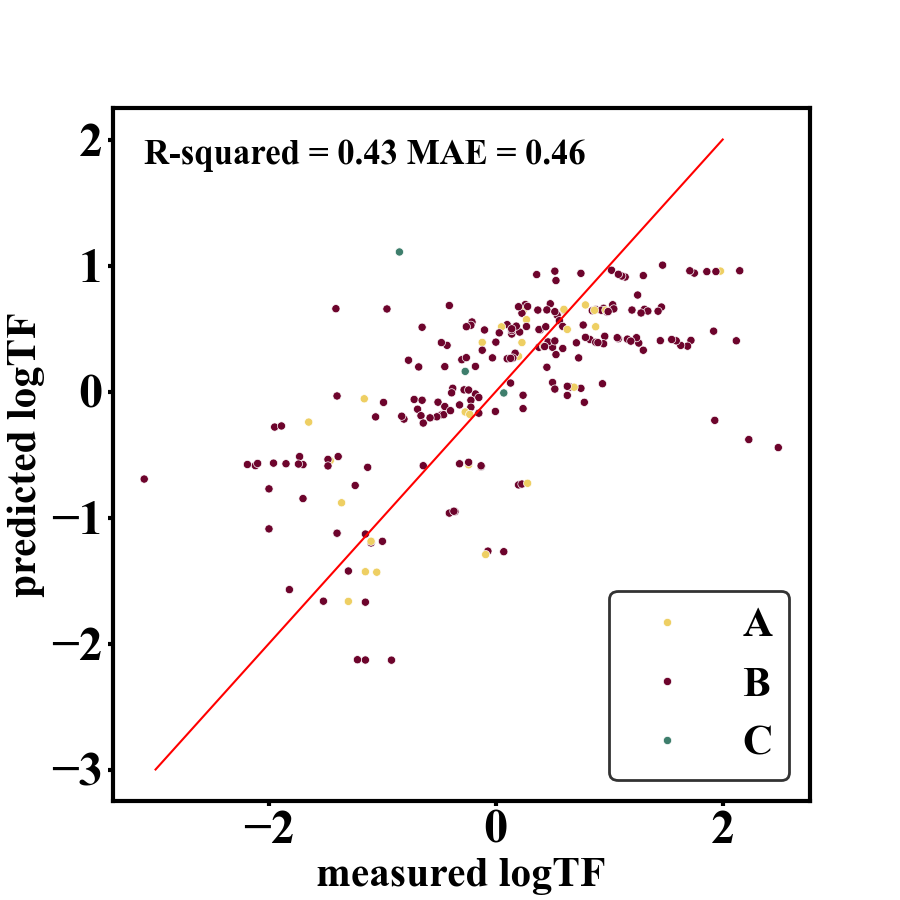

Here is the Python script that generated this plot:
# -*- coding = utf-8 -*-
# @Time :2024/7/5 8:53
# @Author :郎皓东
# @File ：LR.py
# @Software:PyCharm
import scipy
import sklearn.linear_model as LM
import pandas as pd
import numpy as np
import seaborn as sns
import warnings
import matplotlib.pyplot as plt
from matplotlib.font_manager import FontProperties
from sklearn.cluster import KMeans
from sklearn.model_selection import cross_val_score
from sklearn.metrics import r2_score
import matplotlib.font_manager as fm
warnings.filterwarnings("ignore",category=DeprecationWarning)
np.set_printoptions(threshold=np.inf)


pesticide_data=pd.read_excel("../data/data_final.xlsx",sheet_name="pesticide")
pesticide_compound=pesticide_data.loc[:,"Compound"].unique().tolist()
PPCPs_data=pd.read_excel("../data/data_final.xlsx",sheet_name="PPCPs")
PPCPs_compound=PPCPs_data.loc[:,"Compound"].unique().tolist()
other_data=pd.read_excel("../data/data_final.xlsx",sheet_name="other")
other_compound=other_data.loc[:,"Compound"].unique().tolist()

inputX_pesticide=pesticide_data.loc[:,["log RCF","MW（g/mol）","logKow","flipid"]]
inputX_PPCPs=PPCPs_data.loc[:,["log RCF","MW（g/mol）","logKow","flipid"]]
inputX_other=other_data.loc[:,["log RCF","MW（g/mol）","logKow","flipid"]]
inputX=pd.concat([inputX_pesticide,inputX_PPCPs,inputX_other],ignore_index=True)
inputX=scipy.stats.mstats.zscore(inputX)
outputy_pesticide=pesticide_data.loc[:,["log TF"]]
outputy_PPCPs=PPCPs_data.loc[:,["log TF"]]
outputy_other=other_data.loc[:,["log TF"]]
outputy=pd.concat([outputy_pesticide,outputy_PPCPs,outputy_other],ignore_index=True)
X=pd.DataFrame()
X=X.assign(**inputX)
X['logTF']=outputy
modelK=KMeans(n_clusters=3)
modelLM=LM.LinearRegression()
modelLM.fit(inputX,outputy)
pred_y=modelLM.predict(inputX)
modelK.fit(X.values)
pred_label=modelK.labels_
x0=X[pred_label==0]
x1=X[pred_label==1]
x2=X[pred_label==2]


total_id = np.load("../data/sample_index.npy")

ccmap = np.load('../chemical_group.npy')
print(ccmap)
ccmap_shuffle_property = []
for i in total_id:
    ccmap_shuffle_property.append(ccmap[i])

plt.rcParams['font.family'] = 'serif'  # 使用衬线字体
plt.rcParams['font.weight'] = 'bold'   # 设置字体加粗
plt.rcParams['font.serif'] = ['Times New Roman'] # 设置全局字体样式
font = FontProperties()
font.set_size('18')
font.set_family('serif')
font.set_name('Times New Roman')
font.set_weight('bold')
fig = plt.figure(figsize=(9,9))
ax = fig.add_subplot(111)
ax.set_xlabel('measured logTF',fontsize=30,fontproperties=font)
ax.set_ylabel('predicted logTF',fontsize=30,fontproperties=font)
sns.scatterplot(x=np.array(outputy.values.reshape(-1).tolist()).reshape(-1).tolist(),y=pred_y.reshape(-1).tolist(),linewidth=0.5,hue=ccmap_shuffle_property,palette={1:'#6D042C',0:"#EECF63",2:"#3E7E6C"},s=35)

sns.lineplot(x=np.arange(-3.,3.0),y=np.arange(-3,3.0),color='r')
r2=r2_score(outputy,pred_y)
MAE = np.abs(cross_val_score(modelLM,outputy,pred_y,cv=5,scoring='neg_mean_absolute_error')).mean()
plt.text(-3.1,2,"R-squared = %0.2f MAE = %0.2f" % (r2,MAE),ha='left',va='top',fontsize=25,fontproperties=font)


# 加粗x轴和y轴的刻度标签
plt.xticks(fontweight='bold')  # 加粗x轴的刻度标签
plt.yticks(fontweight='bold')  # 加粗y轴的刻度标签
# 加粗x轴
ax.spines['bottom'].set_linewidth(3)  # 底部x轴
ax.spines['top'].set_linewidth(3)  # 顶部x轴（如果需要）

# 加粗y轴
ax.spines['left'].set_linewidth(3)  # 左侧y轴
ax.spines['right'].set_linewidth(3)  # 右侧y轴（如果需要）
ax.tick_params(axis='both', labelsize=35,width=3)

handles, labels = plt.gca().get_legend_handles_labels()
legend = plt.legend(handles, ['A', 'B', 'C'],fontsize=30,loc="lower right")
frame = legend.get_frame()
frame.set_edgecolor('black')  # 设置边框颜色为黑色
frame.set_linewidth(2)  # 设置边框宽度为2.0
# 获取画布的尺寸，单位为英寸
fig_size = fig.get_size_inches()
plt.savefig("LR.png")
plt.show()
